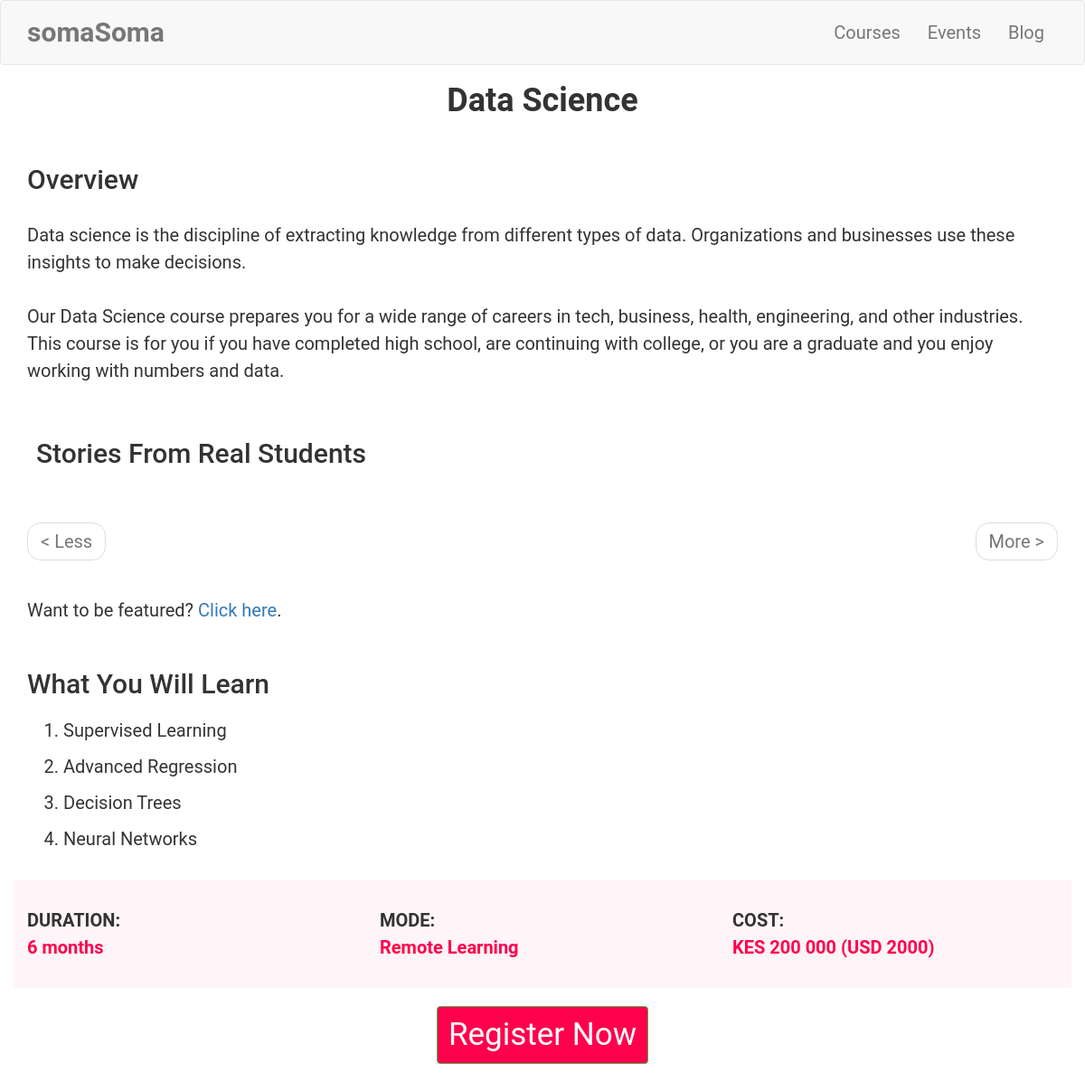
The app's page /courses/data-science, older data.
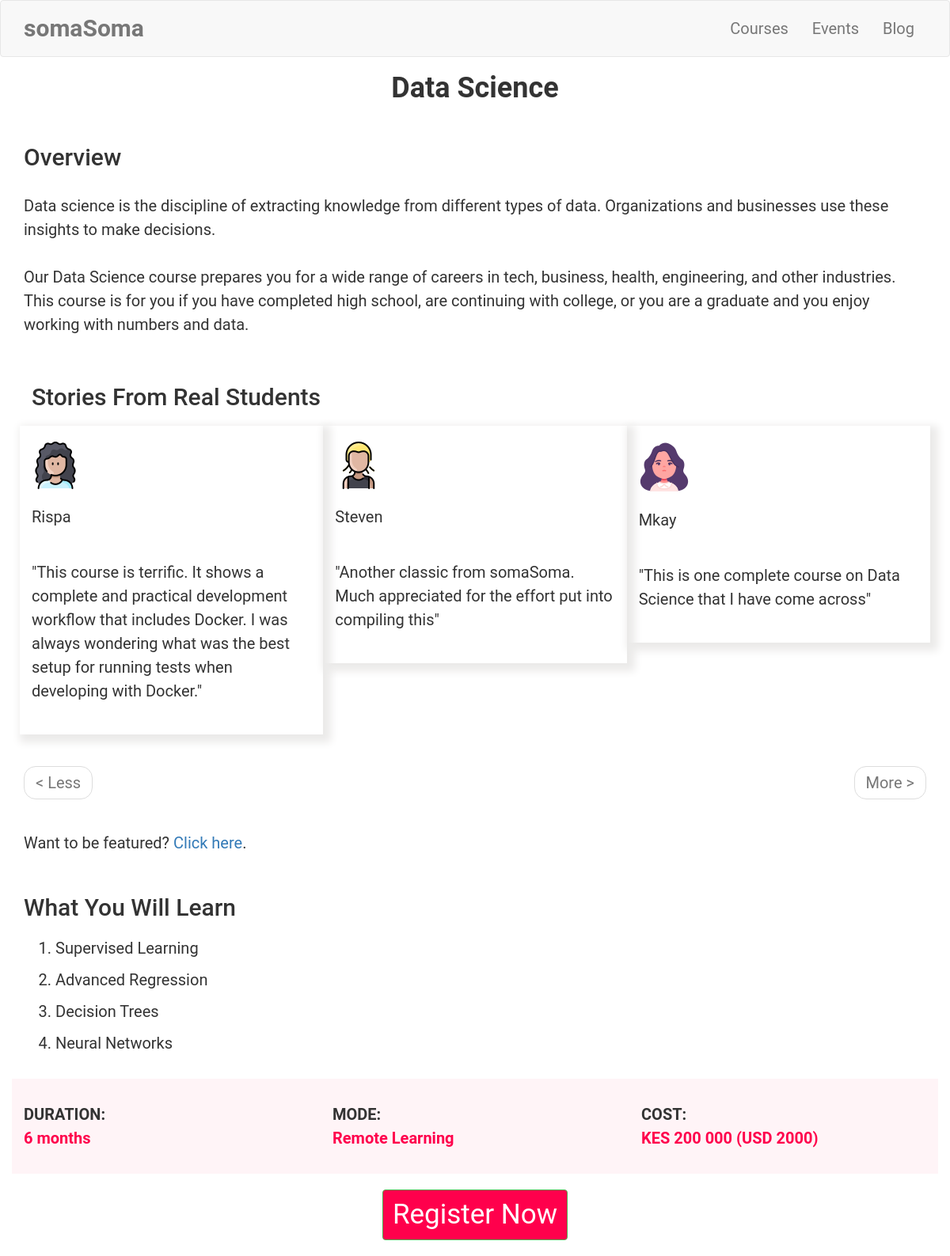
The same page, newer data.
### app/models.py (models this page shows, shortened)
class DataScienceStudentStories(db.Model):
    __tablename__ = 'data science student stories'
    id = db.Column(db.Integer, primary_key=True)
    username = db.Column(db.String(64), index=True)
    student_image = db.Column(db.String(300))
    body = db.Column(db.String(300))
    timestamp = db.Column(db.DateTime, index=True, default=datetime.utcnow)
    allowed_status = db.Column(db.Boolean, default=False)
    admin_id = db.Column(db.Integer, db.ForeignKey('admin.id'))

### app/main/routes.py (the view)
@bp.route('/courses/data-science')
def data_science():
    page = request.args.get('page', 1, type=int)
    allowed_students = DataScienceStudentStories.query.filter_by(
        allowed_status=True).order_by(
        DataScienceStudentStories.timestamp.desc()).paginate(
        page,
        current_app.config['POSTS_PER_PAGE'],
        False
        )
    next_url = url_for(
        'main.data_science',
        _anchor='student-stories',
        page=allowed_students.next_num) \
        if allowed_students.has_next else None
    prev_url = url_for(
        'main.data_science',
        _anchor='student-stories',
        page=allowed_students.prev_num) \
        if allowed_students.has_prev else None
    return render_template(
        'course_data_science.html',
        title='Data Science',
        allowed_students=allowed_students.items,
        next_url=next_url,
        prev_url=prev_url
        )

### app/templates/course_data_science.html
{% extends 'base.html' %}
{% block app_content %}
    <div class="row">
        <div class="col-sm-12 text-center">
            <h1>{{ title }}</h1>
        </div>
    </div>
    <div class="row course-title">
        <div class="col-sm-12">
            <h2>Overview</h2>
            <p>
                Data science is the discipline of extracting knowledge from different
                types of data. Organizations and businesses use these insights to make
                decisions.
            </p>
            <p>
                Our Data Science course prepares you for a wide range of careers in tech,
                business, health, engineering, and other industries. This course is for
                you if you have completed high school, are continuing with college, or
                you are a graduate and you enjoy working with numbers and data.
            </p>
        </div>
    </div>
    <div class="row course-title" id="student-stories">
        <h2>Stories From Real Students</h2>
        <div class="row">
            {% for student in allowed_students %}
            <div class="col-sm-4 student">
                <div class="row">
                    <div class="col-sm-12">
                        <img class="img-fluid" style="max-width: 100%; height: auto;" src="/{{ student.student_image }}" alt="Flask Class"><br>
                        <p>{{ student.username }}</p>
                    </div>
                </div>
                <div class="row">
                    <div class="col-sm-12">
                        <p>"{{ student.body }}"</p>
                    </div>
                </div>
            </div>
            {% endfor %}
        </div>
    </div>
    <div class="row">
        <div  class="col-sm-12">
            <nav aria-label="...">
                <ul class="pager">
                    <li class="previous{% if not prev_url %} disabled{% endif %}">
                        <a href="{{ prev_url or '#' }}">
                            <span aria-hidden="true">&#60;</span> Less
                        </a>
                    </li>
                    <li class="next{% if not next_url %} disabled{% endif %}">
                        <a href="{{ next_url or '#' }}">
                            More <span aria-hidden="true">&#62;</span>
                        </a>
                    </li>
                </ul>
            </nav>
        </div>
    </div>
    <div class="row">
        <div class="col-sm-12">
            <p>
                Want to be featured?
                <a href="{{ url_for('main.data_science_student_stories_form') }}">Click here</a>.
            </p>
        </div>
    </div>
    <div class="row course-title">
        <div class="col-sm-12">
            <h2>What You Will Learn</h2>
            <ol>
                <li>Supervised Learning</li>
                <li>Advanced Regression</li>
                <li>Decision Trees</li>
                <li>Neural Networks</li>
            </ol>
        </div>
    </div>
    <div class="row course-title course-details">
        <div class="col-sm-4">
            <p>
                DURATION:<br>
                <span>6 months</span>
            </p>
        </div>
        <div class="col-sm-4">
            <p>
                MODE:<br>
                <span>Remote Learning</span>
            </p>
        </div>
        <div class="col-sm-4">
            <p>
                COST:<br>
                <span>KES 200 000 (USD 2000)</span>
            </p>
        </div>
    </div>
    <div class="row course-title text-center">
        <div class="col-sm-12">
            <a class="btn btn-success" href="#">Register Now</a>
        </div>
    </div>
{% endblock %}

Row changes from the older to the newer data that the page shows:
added DataScienceStudentStories: student_image (picture), username "Rispa", body "This course is terrific. It shows a complete and practical development workflow that includes Docker. I was always wondering what was the best setup for running tests when developing with Docker."
added DataScienceStudentStories: student_image (picture), username "Steven", body "Another classic from somaSoma. Much appreciated for the effort put into compiling this"
added DataScienceStudentStories: student_image (picture), username "Mkay", body "This is one complete course on Data Science that I have come across"
